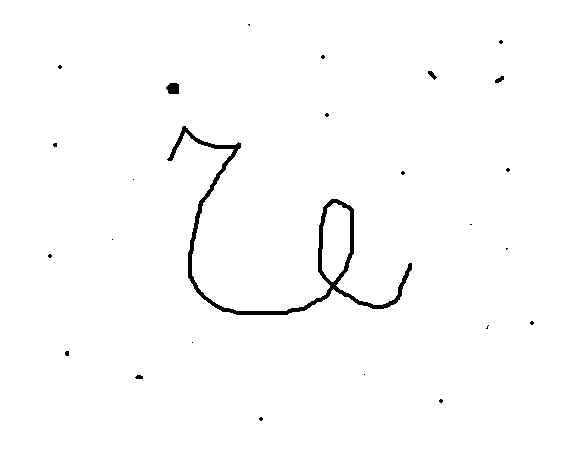
#> input picture Image Processing-open cv/images/image.png, 569 x 450 px, found by its file name
$ python p44.py
#> lines starting #> are read from the running program, lines starting #| are printed output that depends on the picture; after the words box and inside, x2 and y2 are one past the last pixel; in counts of white or black regions, pixels touching at a corner belong together
import cv2
import numpy as np
img=cv2.imread("image.png",0)
#> img: shape (450, 569); 98.7% white; 25 black regions (20 under 20 px), largest, box (x1, y1, x2, y2) and area: (167, 126, 412, 315) 2870, (166, 83, 179, 94) 121, (428, 71, 437, 80) 39, (495, 76, 504, 83) 38, (135, 375, 143, 379) 26
kernel=np.ones((8,8),np.uint8)
erosion=cv2.erode(img,kernel)
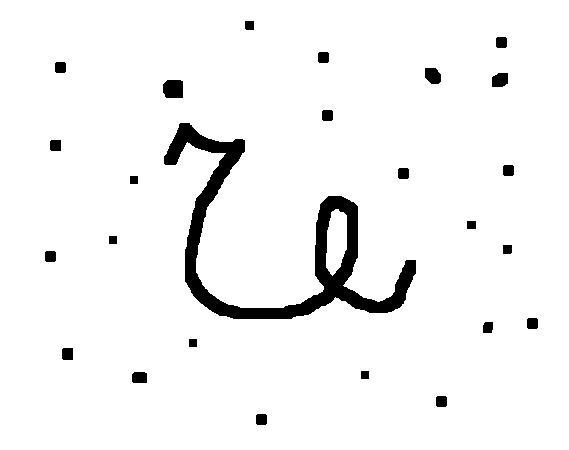
#> erosion: shape (450, 569); 95.4% white; 25 black regions, largest, box (x1, y1, x2, y2) and area: (164, 123, 416, 319) 8907, (163, 80, 183, 98) 338, (425, 68, 441, 84) 214
cv2.imshow("img",img)
cv2.imshow("erosion",erosion)
cv2.waitKey(0)
cv2.destroyAllWindows()
